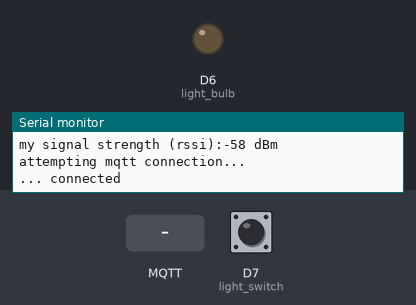
The sketch below on a simulated Arduino MKR. Shown: output pins drawn as LEDs (lit = HIGH), the last lines printed to the serial monitor. The test bench sets the inputs (shaded band); at power-on: D7 (light_switch) HIGH. WiFi joins after 1.5 s; servers stay silent unless stated; no MQTT or app messages arrive unless stated.

Above: at 7.7 s.
7.8 s: MQTT message "ON" arrives on the second subscribed topic
At 8.6 s:
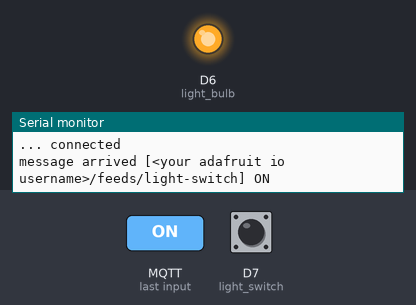
10.8 s: D7 (light_switch) pulled LOW for 0.15 s
At 11.6 s:
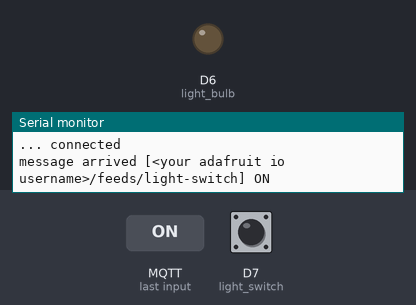
12.4 s: D7 (light_switch) pulled LOW for 1 s
At 14.0 s:
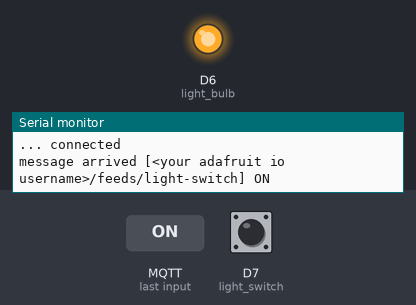
Timing chart, 0 to 15.5 s (numbered marks = the images above; inputs shaded):
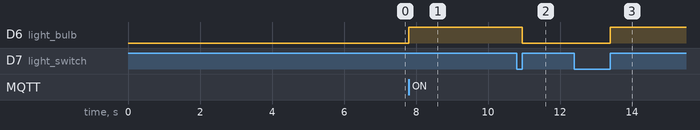

The sketch:

3c_iot_light_switch.ino
```cpp
//345678901234567890123456789012345678901234567890123456789012345678901234567890
/**
 * 3c_iot_light_switch.ino
 *
 * an internet of things light switch that integrates with adafruit io
 * to allow remote control of lighting.
 *
 * because we are (i am!) lazy, we will use a library for button debouncing.
 * this is the "EasyButton" library which can be installed via the library
 * manager.
 *
 * WARNING: if you toggle the light switch too fast, you are likely to
 * hit the rate limits of adafruit.io - pay attention to the throttle
 * topic in the serial window.
 *
 * author:  alex shenfield
 * date:    03/11/2022
 */

// LIBRARY IMPORTS

// include the necessary libraries for wifi functionality
#include <SPI.h>
#include <WiFiNINA.h>

/// include the pubsub client
#include <PubSubClient.h>

// include our lazy button library
#include <EasyButton.h>

// my wifi credentials are included as a seperate header file
#include "MyCredentials.h"

// WIFI INITIALISATION

// set the initial wifi status (to idle)
int status = WL_IDLE_STATUS;

// MQTT DECLARATIONS

// mqtt server details
const char server[] = "io.adafruit.com";
const long port     = 1883;

// get a wifi client object and pass it to the mqtt client
WiFiClient wifi_client;
PubSubClient client(wifi_client);

// timing variables - note: adafruit.io allows a maximum of 30 messages
// per minute - any more than this and your account will be throttled
// and then blocked!
long previous_time = 0;
long connection_interval = 10000;

// BUTTON AND LED DECLARATIONS

// light bulb settings
const int light_bulb = 6;
int light_state = LOW;

// light switch (on pin 7)
EasyButton light_switch(7);

// CODE

// this method runs once (when the sketch starts)
void setup()
{
  // set up serial comms for debugging and display of DHCP allocated
  // IP address
  Serial.begin(115200);
  while (!Serial);
  Serial.println("starting mqtt client on arduino ...");

  // mqtt server and subscription callback
  client.setServer(server, port);
  client.setCallback(callback);

  // attempt to connect to the wifi network
  while (status != WL_CONNECTED)
  {
    Serial.print("attempting to connect to network: ");
    Serial.println(my_ssid);

    // connect to wifi network
    status = WiFi.begin(my_ssid, my_pass);

    // wait for 5 seconds for wifi to come up
    delay(5000);
  }
  Serial.println("connected to WiFi network");

  // print the IP address to the serial monitor
  IPAddress my_ip = WiFi.localIP();
  Serial.print("my ip address: ");
  Serial.println(my_ip);

  // print the received signal strength
  long rssi = WiFi.RSSI();
  Serial.print("my signal strength (rssi):");
  Serial.print(rssi);
  Serial.println(" dBm");

  // set up the light bulb and light switch (including the button pressed
  // callback function)
  pinMode(light_bulb, OUTPUT);
  light_switch.begin();
  light_switch.onPressed(light_toggle);
}

// this methods loops continuously
void loop()
{
  // if the client isn't connected then try to reconnect
  if (!client.connected())
  {
    reconnect();
  }
  else
  {
    // handle the light switch (but only bother if the state has changed)
    if (digitalRead(light_bulb) != light_state)
    {
      digitalWrite(light_bulb, light_state);
    }

    // handle mqtt functions (e.g. subscriptions to topics)
    client.loop();
  }

  // read the button status
  light_switch.read();
}

// MQTT FUNCTIONS

// reconnect to adafruit io mqtt server
void reconnect()
{
  // loop until we're reconnected
  while (!client.connected())
  {
    Serial.println("attempting mqtt connection...");

    // try to connect to adafruit.io
    if (client.connect(CLIENT_ID, USER_ID, API_KEY))
    {
      Serial.println("... connected");

      // once connected, subscribe to relevant feeds
      client.subscribe((USER_ID "/feeds/status-messages"));
      client.subscribe((USER_ID "/feeds/light-switch"));
      client.subscribe((USER_ID "/throttle"));
      client.subscribe((USER_ID "/errors"));

      // ... and publish an announcement
      client.publish((USER_ID "/feeds/status-messages"), "we are alive!");
    }
    else
    {
      // print some error status
      Serial.print("connection failed, rc = ");
      Serial.print(client.state());
      Serial.println();
      Serial.println("we will try again in 5 seconds");

      // wait 5 seconds before retrying
      delay(5000);
    }
  }
}

// mqtt message received callback
void callback(char* topic, byte* payload, unsigned int length)
{
  // get the topic
  String t = String(topic);

  // get the value of the message
  char data[length + 1];
  for (int i = 0; i < length; i++)
  {
    data[i] = payload[i];
  }
  data[length] = '\0';

  // print the message to the serial window
  Serial.print("message arrived [");
  Serial.print(topic);
  Serial.print("] ");
  Serial.println(data);

  // parse the light switch topic to work out what the light bulb
  // should be doing
  if (t.indexOf("light-switch") > 0)
  {
    if (strcmp(data, "ON") == 0)
    {
      light_state = HIGH;
    }
    else if (strcmp(data, "OFF") == 0)
    {
      light_state = LOW;
    }
  }
}

// APPLICATION FUNCTIONS

// callback function attached to the light switch button
void light_toggle()
{
  // toggle the state of the light
  light_state = !light_state;

  // if the client is connected then send a data update
  if (client.connected())
  {
    // send "ON" if the led is on, and "OFF" if the led is off
    if (light_state == HIGH)
    {
      client.publish((USER_ID "/f/light-switch"), "ON");
    }
    else
    {
      client.publish((USER_ID "/f/light-switch"), "OFF");
    }
  }
}
```

MyCredentials.h
```cpp
// my wifi credentials
const char my_ssid[] = "<your ssid>";
const char my_pass[] = "<your password>";

// my adafruit io credentials
#define CLIENT_ID "<some client id>"
#define USER_ID   "<your adafruit io username>"
#define API_KEY   "<your adafruit io api key>"
```

Measured:
- after the input at 7.8 s, D6 (light_bulb): LOW → HIGH at once
- after the input at 10.8 s, D6 (light_bulb): HIGH → LOW after 0.15 s
- after the input at 12.4 s, D6 (light_bulb): LOW → HIGH after 1.0 s
